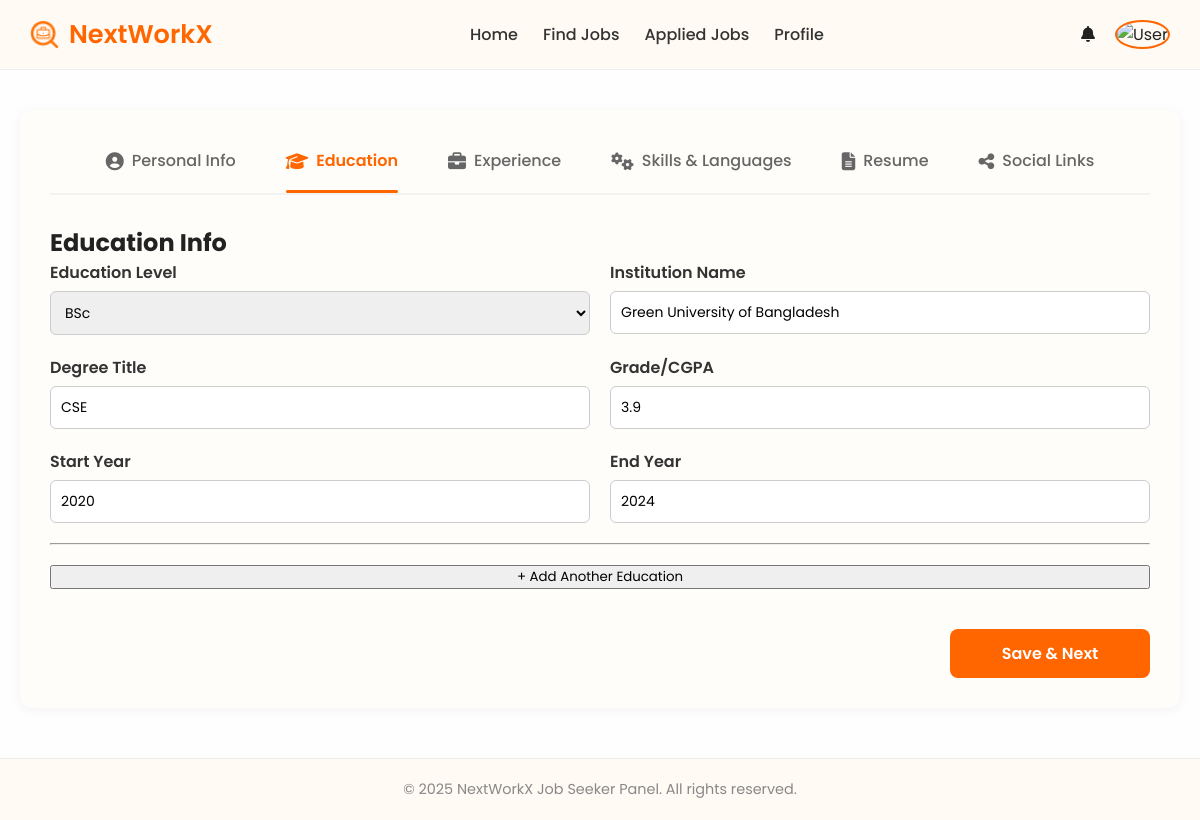
/user/step2_education.php (signed in), run on the app's committed database.
### tables this page shows
CREATE TABLE `education` (
  `id` int(11) NOT NULL,
  `job_seeker_id` int(11) NOT NULL,
  `level_id` int(11) DEFAULT NULL,
  `institution_name` varchar(255) DEFAULT NULL,
  `degree_title` varchar(255) DEFAULT NULL,
  `start_year` year(4) DEFAULT NULL,
  `end_year` year(4) DEFAULT NULL,
  `grade` varchar(50) DEFAULT NULL
);

CREATE TABLE `education_levels` (
  `id` int(11) NOT NULL,
  `level_name` varchar(100) NOT NULL
);

### user/step2_education.php (the view, shortened to what this page needs)
<?php
include("../includes/db.php");
$job_seeker_id = $_SESSION['user_id'] ?? null;
$levels = $conn->query("SELECT * FROM education_levels")->fetchAll(PDO::FETCH_ASSOC);
$data = $conn->prepare("SELECT * FROM education WHERE job_seeker_id = ?");
$data->execute([$job_seeker_id]);
$educations = $data->fetchAll(PDO::FETCH_ASSOC);
?>
<?php include("../includes/header_jobseeker.php"); ?>
<link rel="stylesheet" href="../assets/css/jobseeker_profile.css">
<div class="profile-wrapper">
<div class="profile-tab-nav">
    <a href="step1_personal.php" class="profile-tab"><i class="fas fa-user-circle"></i> Personal Info</a>
    <a href="step2_education.php" class="profile-tab active"><i class="fas fa-graduation-cap"></i> Education</a>
    <a href="step3_experience.php" class="profile-tab"><i class="fas fa-briefcase"></i> Experience</a>
    <a href="step4_skills_languages.php" class="profile-tab"><i class="fas fa-cogs"></i> Skills & Languages</a>
    <a href="step5_resume_upload.php" class="profile-tab"><i class="fas fa-file-alt"></i> Resume</a>
    <a href="step6_social_links.php" class="profile-tab"><i class="fas fa-share-alt"></i> Social Links</a>
  </div>
  <h2>Education Info</h2>
  <form method="POST" class="profile-form" id="educationForm">
    <div id="educationFields">
      <?php if (!empty($educations)): ?>
        <?php foreach ($educations as $education): ?>
        <div class="education-block">
          <div class="row-2col">
            <div class="form-group">
              <label>Education Level</label>
              <select name="level_id[]" required>
                <?php foreach ($levels as $level): ?>
                  <option value="<?= $level['id'] ?>" <?= ($education['level_id'] == $level['id']) ? 'selected' : '' ?>>
                    <?= htmlspecialchars($level['level_name']) ?>
                  </option>
                <?php endforeach; ?>
              </select>
            </div>
            <div class="form-group">
              <label>Institution Name</label>
              <input type="text" name="institution_name[]" value="<?= htmlspecialchars($education['institution_name']) ?>" required>
            </div>
          </div>
          <div class="row-2col">
            <div class="form-group">
              <label>Degree Title</label>
              <input type="text" name="degree_title[]" value="<?= htmlspecialchars($education['degree_title']) ?>" required>
            </div>
            <div class="form-group">
              <label>Grade/CGPA</label>
              <input type="text" name="grade[]" value="<?= htmlspecialchars($education['grade']) ?>">
            </div>
          </div>
          <div class="row-2col">
            <div class="form-group">
              <label>Start Year</label>
              <input type="number" name="start_year[]" value="<?= htmlspecialchars($education['start_year']) ?>" required min="1950" max="<?= date('Y') ?>">
            </div>
            <div class="form-group">
              <label>End Year</label>
              <input type="number" name="end_year[]" value="<?= htmlspecialchars($education['end_year']) ?>" required min="1950" max="<?= date('Y') + 10 ?>">
            </div>
          </div>
          <hr class="divider">
        </div>
        <?php endforeach; ?>
      <?php endif; ?>
    </div>
    <button type="button" id="addMoreBtn" class="btn-add">+ Add Another Education</button>
    <button type="submit" class="btn-submit">Save & Next</button>
  </form>
</div>
<?php include("../includes/footer_jobseeker.php"); ?>

### assets/css/jobseeker_style.css (style rules this page uses)
* * { margin: 0; padding: 0; font-family: 'Poppins', sans-serif; }
body { font-family: 'Poppins', sans-serif; margin: 0; background: #fefefe; color: #222; }

### assets/css/jobseeker_profile.css (style rules this page uses)
.profile-wrapper { max-width: 1100px; margin: 40px auto; padding: 30px; background: #fffdfa; border-radius: 12px; box-shadow: 0 2px 12px rgba(0,0,0,0.05); font-family: 'Poppins', sans-serif; }
.profile-tab-nav { display: flex; justify-content: center; align-items: center; gap: 50px; padding-bottom: 12px; margin-bottom: 30px; border-bottom: 2px solid #f2f2f2; flex-wrap: wrap; }
.profile-tab { font-size: 1rem; font-weight: 500; color: #666; display: flex; align-items: center; gap: 8px; text-decoration: none; padding: 8px 0; position: relative; transition: color 0.3s ease; }
.profile-tab i { font-size: 18px; transition: color 0.3s ease; }
.profile-tab.active { color: #ff6600; font-weight: 600; }
.profile-tab.active i { color: #ff6600; }
.profile-tab::after { content: ""; display: none; position: absolute; bottom: -12px; left: 0; width: 100%; height: 3px; background-color: #ff6600; border-radius: 3px; }
.profile-tab.active::after { display: block; }
.profile-form { display: flex; flex-direction: column; gap: 20px; }
.form-group { display: flex; flex-direction: column; }
.form-group label { font-weight: 600; margin-bottom: 6px; color: #333; }
.form-group input, .form-group select, .form-group textarea { padding: 10px; border: 1px solid #ccc; border-radius: 6px; font-size: 14px; }
.btn-submit { background: #ff6600; color: white; border: none; padding: 12px 20px; border-radius: 6px; font-weight: 600; font-size: 16px; cursor: pointer; transition: 0.3s ease; margin-top: 20px; width: 200px; align-self: flex-end; }
.row-2col { display: flex; gap: 20px; margin-bottom: 20px; }
.row-2col .form-group { flex: 1; }
.btn-submit { background: #ff6a00; color: white; border: none; padding: 12px 30px; font-size: 16px; border-radius: 6px; cursor: pointer; transition: 0.3s; }
.btn-submit { background: #ff6600; color: white; border: none; padding: 12px 20px; font-size: 16px; border-radius: 8px; cursor: pointer; transition: 0.3s; display: inline-block; text-decoration: none; font-weight: 600; text-align: center; }

### data on the page
education: level.level_name "BSc", institution_name "Green University of Bangladesh", degree_title "CSE", grade "3.9", start_year "2020", end_year "2024"
